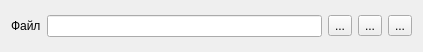
<?xml version="1.0" encoding="UTF-8"?>
<ui version="4.0">
 <class>OscilloscopeBox_reader</class>
 <widget class="QWidget" name="OscilloscopeBox_reader">
  <property name="geometry">
   <rect>
    <x>0</x>
    <y>0</y>
    <width>423</width>
    <height>52</height>
   </rect>
  </property>
  <property name="windowTitle">
   <string>Dialog</string>
  </property>
  <layout class="QVBoxLayout" name="verticalLayout_4">
   <item>
    <layout class="QVBoxLayout" name="layout_scope"/>
   </item>
   <item>
    <layout class="QHBoxLayout" name="horizontalLayout_4">
     <item>
      <widget class="QLabel" name="label_6">
       <property name="text">
        <string>Файл</string>
       </property>
      </widget>
     </item>
     <item>
      <widget class="QLineEdit" name="le_filename"/>
     </item>
     <item>
      <widget class="QToolButton" name="btn_choose_flle">
       <property name="text">
        <string>...</string>
       </property>
      </widget>
     </item>
     <item>
      <widget class="QToolButton" name="btn_prev">
       <property name="text">
        <string>...</string>
       </property>
      </widget>
     </item>
     <item>
      <widget class="QToolButton" name="btn_next">
       <property name="text">
        <string>...</string>
       </property>
      </widget>
     </item>
    </layout>
   </item>
  </layout>
 </widget>
 <resources/>
 <connections/>
</ui>
